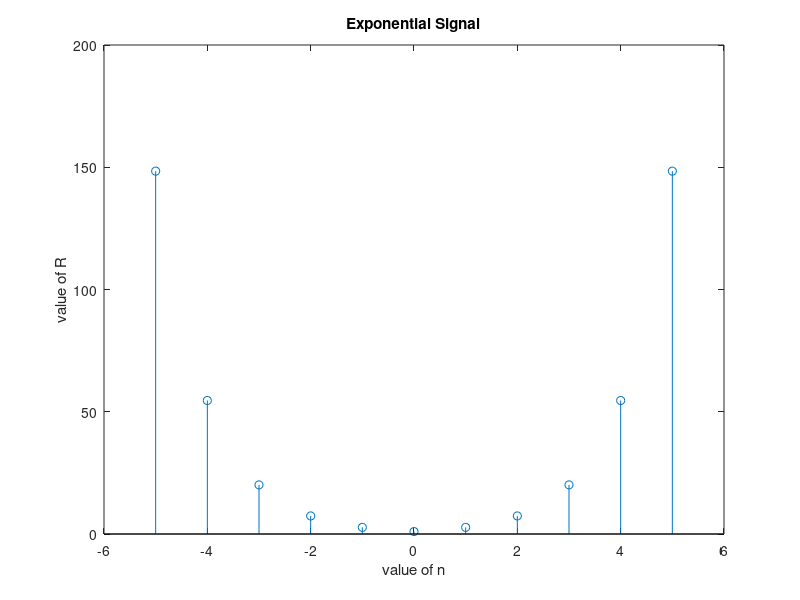

MATLAB code to generate this figure:
clc
clear all
n=-5:1:5;
for n_counter=1:length(n)
 if n(n_counter)>=1
 R(n_counter)=exp(n(n_counter));
 else
 R(n_counter)=exp(-n(n_counter));
 end
end
stem(n,R)
xlabel ('value of n')
ylabel ('value of R')
title('Exponential Signal')